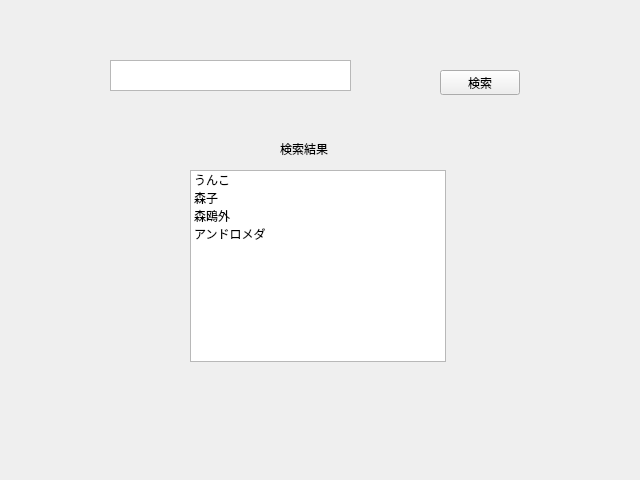
<?xml version="1.0" encoding="UTF-8"?>
<ui version="4.0">
 <class>Form</class>
 <widget class="QWidget" name="Form">
  <property name="geometry">
   <rect>
    <x>0</x>
    <y>0</y>
    <width>640</width>
    <height>480</height>
   </rect>
  </property>
  <property name="windowTitle">
   <string>Form</string>
  </property>
  <widget class="QPlainTextEdit" name="plainTextEdit">
   <property name="geometry">
    <rect>
     <x>110</x>
     <y>60</y>
     <width>241</width>
     <height>31</height>
    </rect>
   </property>
  </widget>
  <widget class="QPushButton" name="pushButton">
   <property name="geometry">
    <rect>
     <x>440</x>
     <y>70</y>
     <width>80</width>
     <height>25</height>
    </rect>
   </property>
   <property name="text">
    <string>検索</string>
   </property>
  </widget>
  <widget class="QListWidget" name="listWidget">
   <property name="geometry">
    <rect>
     <x>190</x>
     <y>170</y>
     <width>256</width>
     <height>192</height>
    </rect>
   </property>
   <item>
    <property name="text">
     <string>うんこ</string>
    </property>
   </item>
   <item>
    <property name="text">
     <string>森子</string>
    </property>
   </item>
   <item>
    <property name="text">
     <string>森鴎外</string>
    </property>
   </item>
   <item>
    <property name="text">
     <string>アンドロメダ</string>
    </property>
   </item>
  </widget>
  <widget class="QLabel" name="label">
   <property name="geometry">
    <rect>
     <x>280</x>
     <y>140</y>
     <width>59</width>
     <height>17</height>
    </rect>
   </property>
   <property name="text">
    <string>検索結果</string>
   </property>
  </widget>
 </widget>
 <resources/>
 <connections/>
 <slots>
  <slot>slot1()</slot>
 </slots>
</ui>
